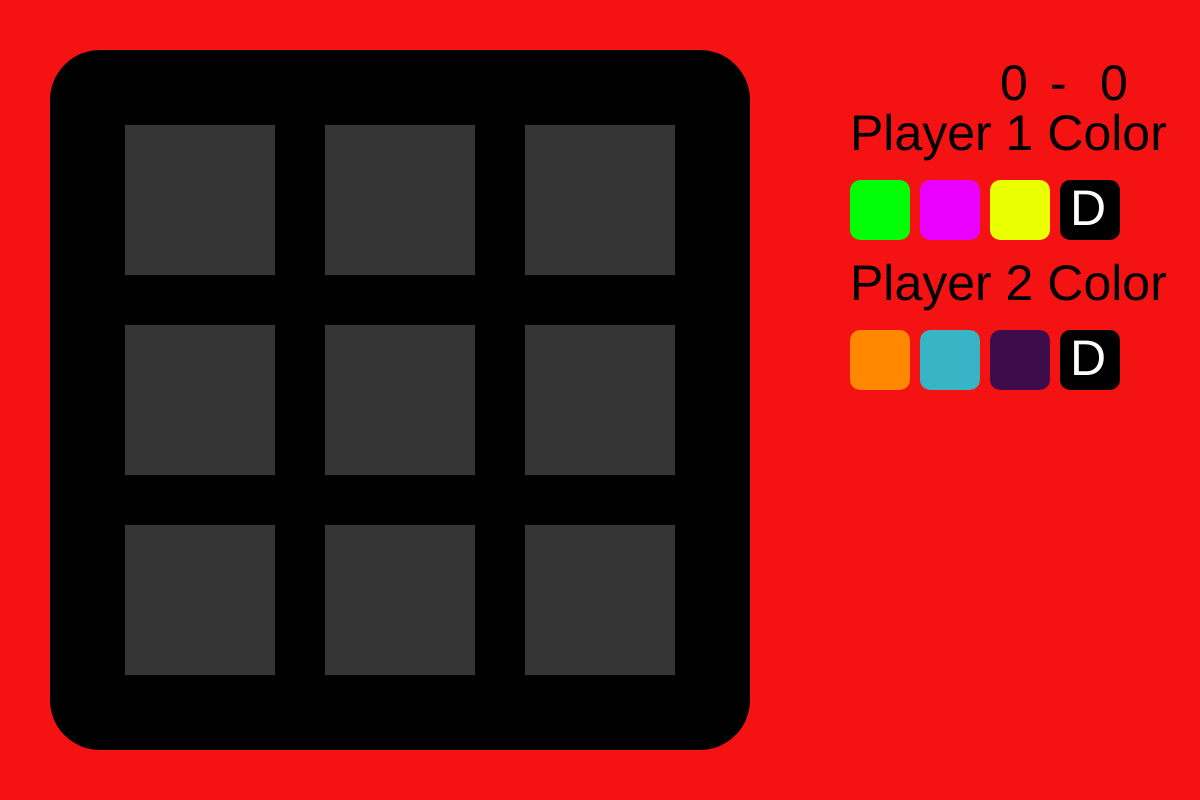
Frame 1 (no input)
Frame 60 (no input): identical to frame 1, image omitted
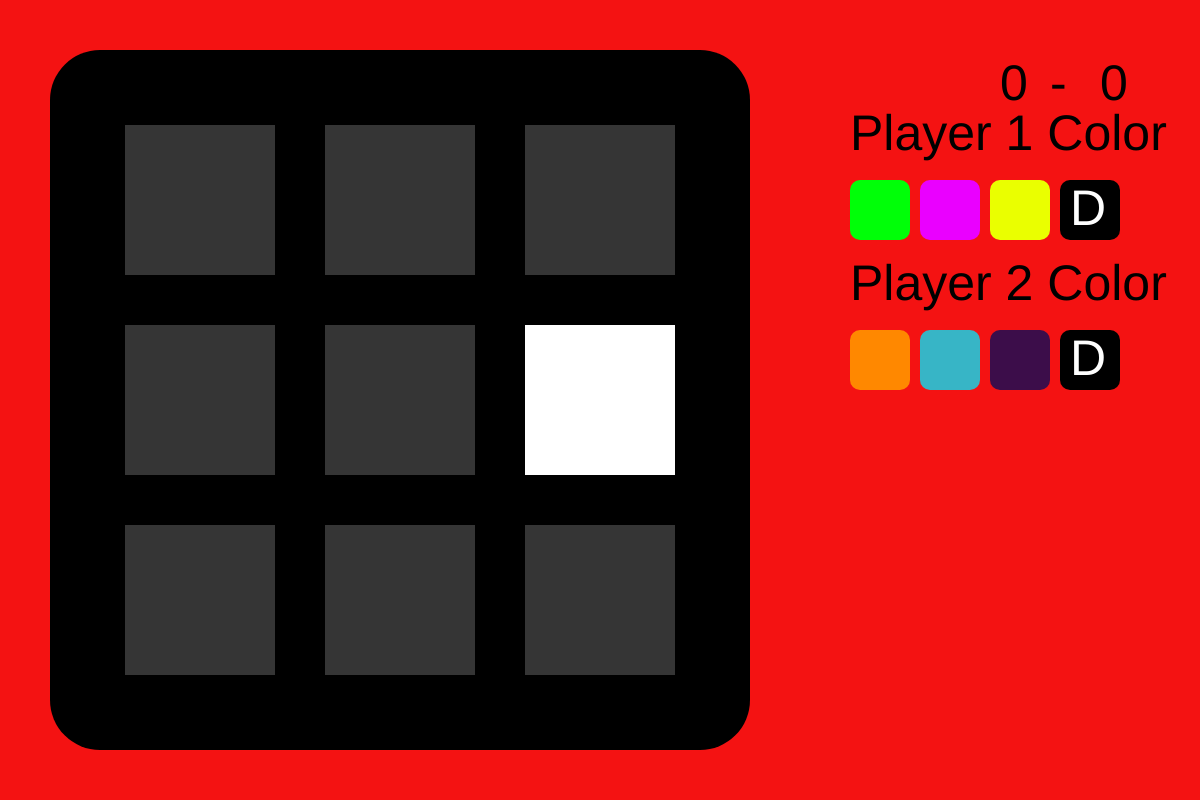
Frame 120 (the mouse pressed at the canvas centre since frame 60)

The p5.js sketch that drew these frames (run headless with seeded random() and noise() and a simulated clock; from frame 60 on, the mouse is pressed at the canvas centre):

// p5.js sketch
// ── sketch.js
//mijn variabelen. "Square[letter]_State" staat voor de kleur van de blokjes. ik had deze beter
//kunnen benoemen maar dat boeit mij niet.
let P1ColorPicked = 0
let P2ColorPicked = 0
let DefColor = "#353535"
let DefP1Color = "#101ee0"
let DefP2Color = "#f41212"
let P1Color
let P2Color = DefP2Color
let XtrColor1 = "#00ff08"
let XtrColor2 = "#ea00ff"
let XtrColor3 = "#eaff00"
let XtrColor4 = "#ff8800"
let XtrColor5 = "#37b5c6"
let XtrColor6 = "#3c0d4a"
let SquareA = 0
let SquareA_State = DefColor
let SquareB = 0
let SquareB_State = DefColor
let SquareC = 0
let SquareC_State = DefColor
let SquareD = 0
let SquareD_State = DefColor
let SquareE = 0
let SquareE_State = DefColor
let SquareF = 0
let SquareF_State = DefColor
let SquareG = 0
let SquareG_State = DefColor
let SquareH = 0
let SquareH_State = DefColor
let SquareI = 0
let SquareI_State = DefColor
let turn = 0
let P1Win = 0
let P2Win = 0
let P1Score = 0
let P2Score = 0
let Restart = 0
let DrawRestart = 0
let SquareLocationX = 325
let SquareLocationY = 325
let SquareSize = 150

function setup() {
  createCanvas(1200, 800)
  textSize(50)
  noStroke()
}

function draw() {
  background(220)

  //als de kleurknoppen worden ingedrukt, verandert de waarde van P1ColorPicker of P2ColorPicked. de waardes hiervan bepalen
  //dan ook de kleur van de spelers.
  if (P1ColorPicked == 0){
    P1Color = DefP1Color
  }
  if (P1ColorPicked == 1){
    P1Color = XtrColor1
  }
  if (P1ColorPicked == 2){
    P1Color = XtrColor2
  }
  if (P1ColorPicked == 3){
    P1Color = XtrColor3
  }
  if (P2ColorPicked == 0){
    P2Color = DefP2Color
  }
  if (P2ColorPicked == 1){
    P2Color = XtrColor4
  }
  if (P2ColorPicked == 2){
    P2Color = XtrColor5
  }
  if (P2ColorPicked == 3){
    P2Color = XtrColor6
  }
  

  //turn wordt hier gebruikt om de beurt van de spelers te bepalen. de achtergrondkleur wordt hier bepaald gebasseerd op de
  //beurten.
  if (turn == 0){
    background(P2Color)
  }else {
    background(P1Color)
  }

  //als een speler wint, of het gelijkspel is, en het spel is al beeindigd, verandert de achtergrond kleur naar grijs en wordt de
  //herstart knop zichtbaar.
  if (P1Win == 1 || P2Win == 1 || DrawRestart == 1){
    background("#666464")
    fill("#535353")
    rect(950, 500, 200, 100)
    fill("#000000")
    text("restart", 1000, 550)
    Restart = 1
  }

  //hier wordt alles getekend.
  fill("#000000")
  text(P1Score, 1000, 100)
  text("-", 1050, 100)
  text(P2Score, 1100, 100)
  text("Player 1 Color", 850, 150)
  text("Player 2 Color", 850, 300)
  square(50, 50, 700, 50)
  square(1060, 180, 60, 10)
  square(1060, 330, 60, 10)
  fill("#ffffff")
  text("D", 1070, 225)
  text("D", 1070, 375)
  fill(XtrColor1)
  square(850, 180, 60, 10)
  fill(XtrColor2)
  square(920, 180, 60, 10)
  fill(XtrColor3)
  square(990, 180, 60, 10)
  fill(XtrColor4)
  square(850, 330, 60, 10)
  fill(XtrColor5)
  square(920, 330, 60, 10)
  fill(XtrColor6)
  square(990, 330, 60, 10)
  fill(SquareA_State)
  square(SquareLocationX, SquareLocationY, SquareSize)
  fill(SquareB_State)
  square(SquareLocationX, SquareLocationY + 200, SquareSize)
  fill(SquareC_State)
  square(SquareLocationX, SquareLocationY - 200, SquareSize)
  fill(SquareD_State)
  square(SquareLocationX - 200, SquareLocationY, SquareSize)
  fill(SquareE_State)
  square(SquareLocationX + 200, SquareLocationY, SquareSize)
  fill(SquareF_State)
  square(SquareLocationX + 200, SquareLocationY + 200, SquareSize)
  fill(SquareG_State)
  square(SquareLocationX - 200, SquareLocationY + 200, SquareSize)
  fill(SquareH_State)
  square(SquareLocationX - 200, SquareLocationY - 200, SquareSize)
  fill(SquareI_State)
  square(SquareLocationX + 200, SquareLocationY - 200, SquareSize)

  //hier worden de kleuren van de blokjes bepaald gebasseerd op de staat van het blokje
  if (SquareA == 0){
    SquareA_State = DefColor
  }
  if (SquareA == 2){
    SquareA_State = P1Color
  }
  if (SquareA == 3){
    SquareA_State = P2Color
  }
  if (SquareB == 0){
    SquareB_State = DefColor
  }
  if (SquareB == 2){
    SquareB_State = P1Color
  }
  if (SquareB == 3){
    SquareB_State = P2Color
  }
  if (SquareC == 0){
    SquareC_State = DefColor
  }
  if (SquareC == 2){
    SquareC_State = P1Color
  }
  if (SquareC == 3){
    SquareC_State = P2Color
  }
  if (SquareD == 0){
    SquareD_State = DefColor
  }
  if (SquareD == 2){
    SquareD_State = P1Color
  }
  if (SquareD == 3){
    SquareD_State = P2Color
  }
  if (SquareE == 0){
    SquareE_State = DefColor
  }
  if (SquareE == 2){
    SquareE_State = P1Color
  }
  if (SquareE == 3){
    SquareE_State = P2Color
  }
  if (SquareF == 0){
    SquareF_State = DefColor
  }
  if (SquareF == 2){
    SquareF_State = P1Color
  }
  if (SquareF == 3){
    SquareF_State = P2Color
  }
  if (SquareG == 0){
    SquareG_State = DefColor
  }
  if (SquareG == 2){
    SquareG_State = P1Color
  }
  if (SquareG == 3){
    SquareG_State = P2Color
  }
  if (SquareH == 0){
    SquareH_State = DefColor
  }
  if (SquareH == 2){
    SquareH_State = P1Color
  }
  if (SquareH == 3){
    SquareH_State = P2Color
  }
  if (SquareI == 0){
    SquareI_State = DefColor
  }
  if (SquareI == 2){
    SquareI_State = P1Color
  }
  if (SquareI == 3){
    SquareI_State = P2Color
  }

  //win condities. deze bepalen welk variabel naar 1 moet springen gebasseert op wie wint/gelijkspel.
  if (SquareA == 2 && SquareB == 2 && SquareC == 2){
    P1Win = 1
  }else if (SquareA == 2 && SquareD == 2 && SquareE == 2){
    P1Win = 1
  }else if (SquareH == 2 && SquareC == 2 && SquareI == 2){
    P1Win = 1
  }else if (SquareG == 2 && SquareB == 2 && SquareF == 2){
    P1Win = 1
  }else if (SquareH == 2 && SquareA == 2 && SquareF == 2){
    P1Win = 1
  }else if (SquareG == 2 && SquareA == 2 && SquareI == 2){
    P1Win = 1
  }else if (SquareH == 2 && SquareD == 2 && SquareG == 2){
    P1Win = 1
  }else if (SquareI == 2 && SquareE == 2 && SquareF == 2){
    P1Win = 1
  }else if (SquareA == 3 && SquareB == 3 && SquareC == 3){
    P2Win = 1
  }else if (SquareA == 3 && SquareD == 3 && SquareE == 3){
    P2Win = 1
  }else if (SquareH == 3 && SquareC == 3 && SquareI == 3){
    P2Win = 1
  }else if (SquareG == 3 && SquareB == 3 && SquareF == 3){
    P2Win = 1
  }else if (SquareH == 3 && SquareA == 3 && SquareF == 3){
    P2Win = 1
  }else if (SquareG == 3 && SquareA == 3 && SquareI == 3){
    P2Win = 1
  }else if (SquareH == 3 && SquareD == 3 && SquareG == 3){
    P2Win = 1
  }else if (SquareI == 3 && SquareE == 3 && SquareF == 3){
    P2Win = 1
  }else if (SquareA !== 0 && SquareB !== 0 && SquareC !== 0 && 
            SquareD !== 0 && SquareE !== 0 && SquareF !== 0 && 
            SquareG !== 0 && SquareH !== 0 && SquareI !== 0){
    fill("#414142")
    text("Draw!", 900, 50)
    DrawRestart = 1
  }

  if (P1Win == 1){
    fill(P1Color)
    text("Player 1 won!", 900, 50)
  }
  if (P2Win == 1){
    fill(P2Color)
    text("Player 2 won!", 900, 50)
  }

  //mijn "hover" effect. deze checkt of het blokje niet al ingekleurd is en of het spel nog niet beeindigd is.
  if (mouseX >= 325 && mouseX <= 475 && mouseY >= 325
      && mouseY <= 475 && SquareA !== 2 && SquareA !== 3
            && P1Win !== 1 && P2Win !== 1){
  fill("#ffffff")
  square(SquareLocationX, SquareLocationY, SquareSize)
  }else if (mouseX >= 325 && mouseX <= 475 && mouseY >= 525
            && mouseY <= 675 && SquareB !== 2 && SquareB !== 3
            && P1Win !== 1 && P2Win !== 1){
  fill("#ffffff")
  square(SquareLocationX, SquareLocationY + 200, SquareSize)
  }else if (mouseX >= 325 && mouseX <= 475 && mouseY >= 125
            && mouseY <= 275 && SquareC !== 2 && SquareC !== 3
            && P1Win !== 1 && P2Win !== 1){
  fill("#ffffff")
  square(SquareLocationX, SquareLocationY - 200, SquareSize)
  }else if (mouseX >= 125 && mouseX <= 275 && mouseY >= 325
            && mouseY <= 475 && SquareD !== 2 && SquareD !== 3
            && P1Win !== 1 && P2Win !== 1){
  fill("#ffffff")
  square(SquareLocationX - 200, SquareLocationY, SquareSize)
  }else if (mouseX >= 525 && mouseX <= 675 && mouseY >= 325
            && mouseY <= 475 && SquareE !== 2 && SquareE !== 3
            && P1Win !== 1 && P2Win !== 1){
  fill("#ffffff")
  square(SquareLocationX + 200, SquareLocationY, SquareSize)
  }else if (mouseX >= 525 && mouseX <= 675 && mouseY >= 525
            && mouseY <= 675 && SquareF !== 2 && SquareF !== 3
            && P1Win !== 1 && P2Win !== 1){
  fill("#ffffff")
  square(SquareLocationX + 200, SquareLocationY + 200, SquareSize)
  }else if (mouseX >= 125 && mouseX <= 275 && mouseY >= 525
            && mouseY <= 675 && SquareG !== 2 && SquareG !== 3
            && P1Win !== 1 && P2Win !== 1){
  fill("#ffffff")
  square(SquareLocationX - 200, SquareLocationY + 200, SquareSize)
  }else if (mouseX >= 125 && mouseX <= 275 && mouseY >= 125
            && mouseY <= 275 && SquareH !== 2 && SquareH !== 3
            && P1Win !== 1 && P2Win !== 1){
  fill("#ffffff")
  square(SquareLocationX - 200, SquareLocationY - 200, SquareSize)
  }else if (mouseX >= 525 && mouseX <= 675 && mouseY >= 125
            && mouseY <= 275 && SquareI !== 2 && SquareI !== 3
            && P1Win !== 1 && P2Win !== 1){
  fill("#ffffff")
  square(SquareLocationX + 200, SquareLocationY - 200, SquareSize)
  }else {
    noFill()
  }
}

function mouseClicked() {
    //input detectie. hier wordt bepaald wat eider blokje en knop doet in welke scenario.
    if (mouseButton === LEFT){
      if (mouseX >= 1060 && mouseX <= 1120 && mouseY >= 180 && mouseY <= 240){
        P1ColorPicked = 0
      }
      if (mouseX >= 850 && mouseX <= 910 && mouseY >= 180 && mouseY <= 240){
        P1ColorPicked = 1
      }
      if (mouseX >= 920 && mouseX <= 980 && mouseY >= 180 && mouseY <= 240){
        P1ColorPicked = 2
      }
      if (mouseX >= 990 && mouseX <= 1050 && mouseY >= 180 && mouseY <= 240){
        P1ColorPicked = 3
      }
      if (mouseX >= 1060 && mouseX <= 1120 && mouseY >= 330 && mouseY <= 390){
        P2ColorPicked = 0
      }
      if (mouseX >= 850 && mouseX <= 910 && mouseY >= 330 && mouseY <= 390){
        P2ColorPicked = 1
      }
      if (mouseX >= 920 && mouseX <= 980 && mouseY >= 330 && mouseY <= 390){
        P2ColorPicked = 2
      }
      if (mouseX >= 990 && mouseX <= 1050 && mouseY >= 330 && mouseY <= 390){
        P2ColorPicked = 3
      }
    if (Restart == 1){
      if (mouseX >= 950 && mouseX <= 1150 && mouseY >= 500 && mouseY <= 600){
      SquareA = 0
      SquareA_State = DefColor
      SquareB = 0
      SquareB_State = DefColor
      SquareC = 0
      SquareC_State = DefColor
      SquareD = 0
      SquareD_State = DefColor
      SquareE = 0
      SquareE_State = DefColor
      SquareF = 0
      SquareF_State = DefColor
      SquareG = 0
      SquareG_State = DefColor
      SquareH = 0
      SquareH_State = DefColor
      SquareI = 0
      SquareI_State = DefColor
      turn = 0
      Restart = 0
      DrawRestart = 0
      
      if (P1Win == 1){
        P1Score++
        P1Win = 0
      }
      
      if (P2Win == 1){
        P2Score++
        P2Win = 0
      }
      }
    }
    if (turn === 0 && SquareA !== 3 && P1Win !== 1 && P2Win !== 1){
      if (mouseX >= 325 && mouseX <= 475 && mouseY >= 325 && mouseY <= 475){
        SquareA = 2
        turn = 1
      }
    }
    if (turn === 0 && SquareB !== 3 && P1Win !== 1 && P2Win !== 1){
      if (mouseX >= 325 && mouseX <= 475 && mouseY >= 525 && mouseY <= 675){
        SquareB = 2
        turn = 1
      }
    }
    if (turn === 0 && SquareC !== 3 && P1Win !== 1 && P2Win !== 1){
      if (mouseX >= 325 && mouseX <= 475 && mouseY >= 125 && mouseY <= 275){
        SquareC = 2
        turn = 1
      }
    }
    if (turn === 0 && SquareD !== 3 && P1Win !== 1 && P2Win !== 1){
      if (mouseX >= 125 && mouseX <= 275 && mouseY >= 325 && mouseY <= 475){
        SquareD = 2
        turn = 1
      }
    }
    if (turn === 0 && SquareE !== 3 && P1Win !== 1 && P2Win !== 1){
      if (mouseX >= 525 && mouseX <= 675 && mouseY >= 325 && mouseY <= 475){
        SquareE = 2
        turn = 1
      }
    }
    if (turn === 0 && SquareF !== 3 && P1Win !== 1 && P2Win !== 1){
      if (mouseX >= 525 && mouseX <= 675 && mouseY >= 525 && mouseY <= 675){
        SquareF = 2
        turn = 1
      }
    }
    if (turn === 0 && SquareG !== 3 && P1Win !== 1 && P2Win !== 1){
      if (mouseX >= 125 && mouseX <= 275 && mouseY >= 525 && mouseY <= 675){
        SquareG = 2
        turn = 1
      }
    }
    if (turn === 0 && SquareH !== 3 && P1Win !== 1 && P2Win !== 1){
      if (mouseX >= 125 && mouseX <= 275 && mouseY >= 125 && mouseY <= 275){
        SquareH = 2
        turn = 1
      }
    }
    if (turn === 0 && SquareI !== 3 && P1Win !== 1 && P2Win !== 1){
      if (mouseX >= 525 && mouseX <= 675 && mouseY >= 125 && mouseY <= 275){
        SquareI = 2
        turn = 1
      }
    }
    if (turn === 1 && SquareA !== 2 && P1Win !== 1 && P2Win !== 1){
      if (mouseX >= 325 && mouseX <= 475 && mouseY >= 325 && mouseY <= 475){
        SquareA = 3
        turn = 0
      }
    }
    if (turn === 1 && SquareB !== 2 && P1Win !== 1 && P2Win !== 1){
      if (mouseX >= 325 && mouseX <= 475 && mouseY >= 525 && mouseY <= 675){
        SquareB = 3
        turn = 0
      }
    }
    if (turn === 1 && SquareC !== 2 && P1Win !== 1 && P2Win !== 1){
      if (mouseX >= 325 && mouseX <= 475 && mouseY >= 125 && mouseY <= 275){
        SquareC = 3
        turn = 0
      }
    }
    if (turn === 1 && SquareD !== 2 && P1Win !== 1 && P2Win !== 1){
      if (mouseX >= 125 && mouseX <= 275 && mouseY >= 325 && mouseY <= 475){
        SquareD = 3
        turn = 0
      }
    }
    if (turn === 1 && SquareE !== 2 && P1Win !== 1 && P2Win !== 1){
      if (mouseX >= 525 && mouseX <= 675 && mouseY >= 325 && mouseY <= 475){
        SquareE = 3
        turn = 0
      }
    }
    if (turn === 1 && SquareF !== 2 && P1Win !== 1 && P2Win !== 1){
      if (mouseX >= 525 && mouseX <= 675 && mouseY >= 525 && mouseY <= 675){
        SquareF = 3
        turn = 0
      }
    }
    if (turn === 1 && SquareG !== 2 && P1Win !== 1 && P2Win !== 1){
      if (mouseX >= 125 && mouseX <= 275 && mouseY >= 525 && mouseY <= 675){
        SquareG = 3
        turn = 0
      }
    }
    if (turn === 1 && SquareH !== 2 && P1Win !== 1 && P2Win !== 1){
      if (mouseX >= 125 && mouseX <= 275 && mouseY >= 125 && mouseY <= 275){
        SquareH = 3
        turn = 0
      }
    }
    if (turn === 1 && SquareI !== 2 && P1Win !== 1 && P2Win !== 1){
      if (mouseX >= 525 && mouseX <= 675 && mouseY >= 125 && mouseY <= 275){
        SquareI = 3
        turn = 0
      }
    }
  }
}
